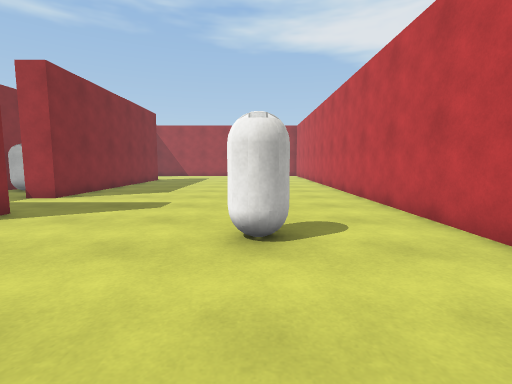
view 1 (above)

21 first-person views from a walk through a 3-D level made in the Unity game engine. The camera is 1.2 m above the floor, tilts 6° down and sees 85° across. The floor is counted in squares, 1 m on a side. Each view is taken from the middle of a square. On the plan, view 1 faces up. The plan holds only what a view shows up to about 13 squares ahead; the rest is blank. Surface patterns are stand-ins for the level's own textures.

view 2
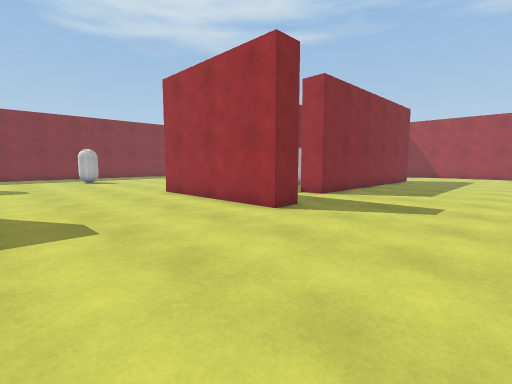

view 3
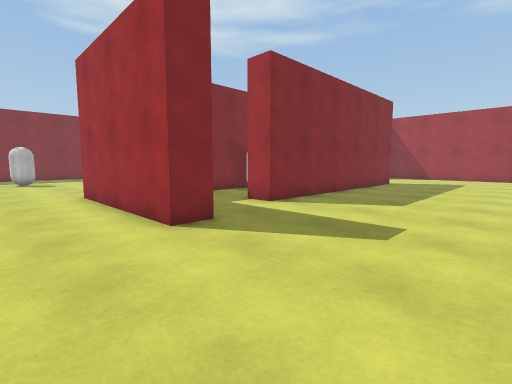

view 4
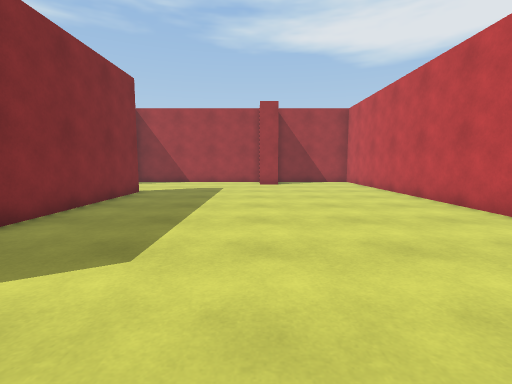

view 5
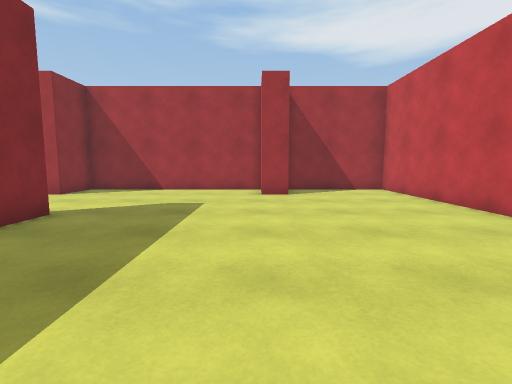

view 6
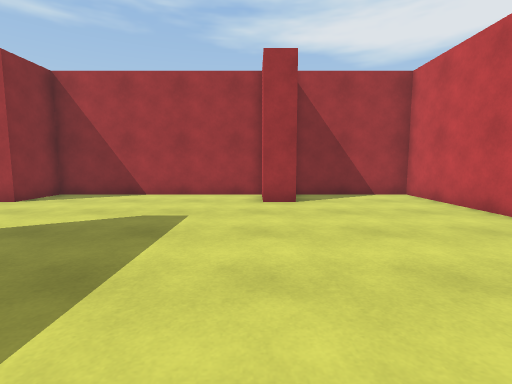

view 7
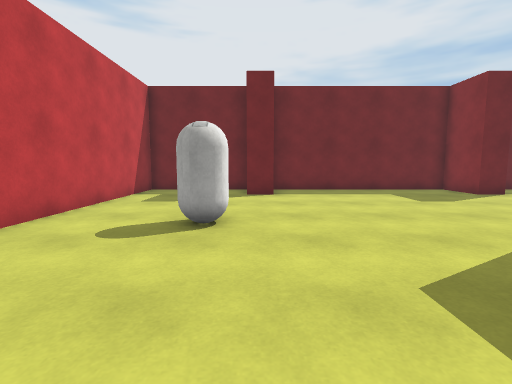

view 8
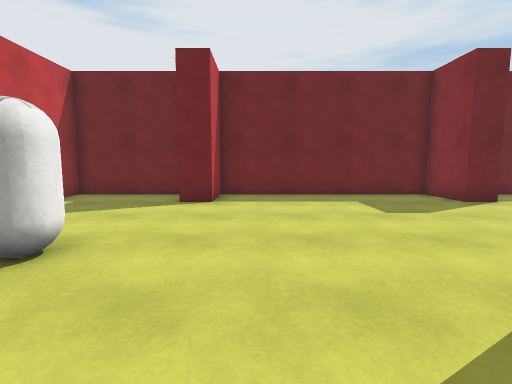

view 9
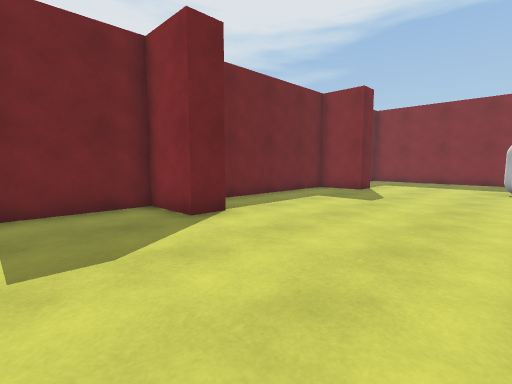

view 10
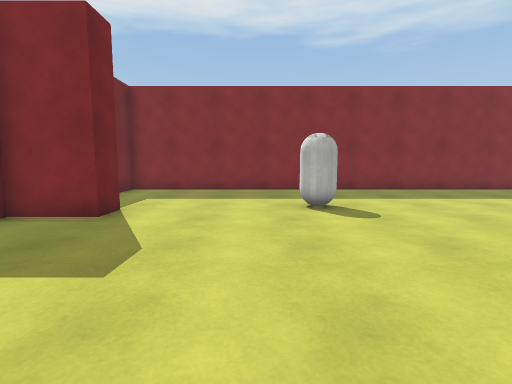

view 11
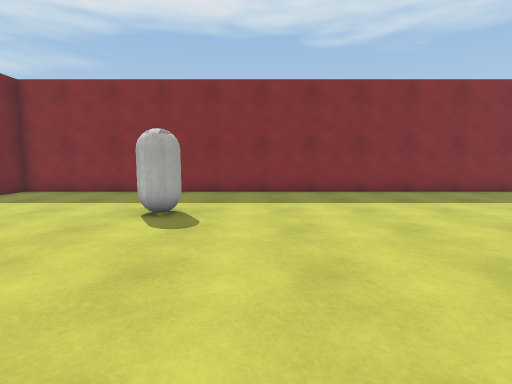

view 12
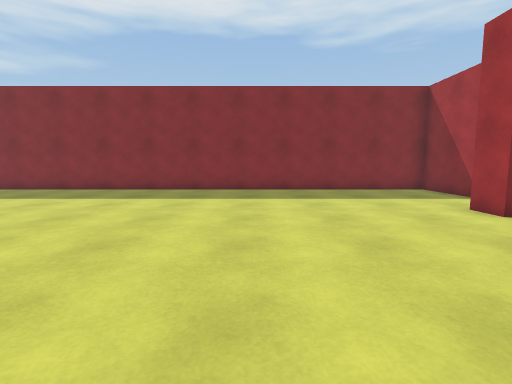

view 13
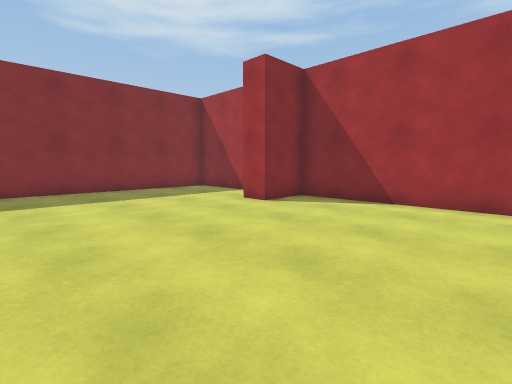

view 14
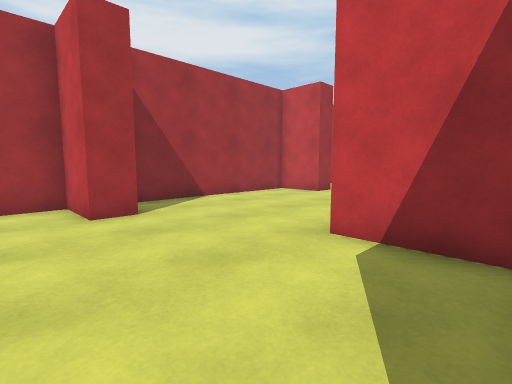

view 15
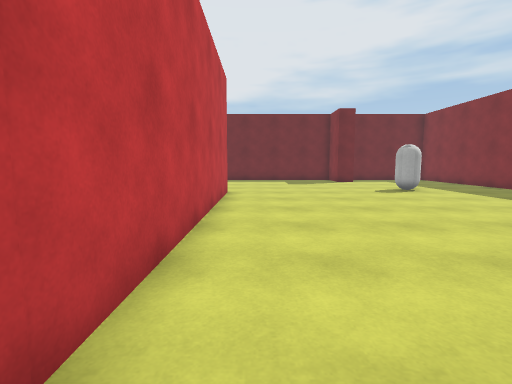

view 16
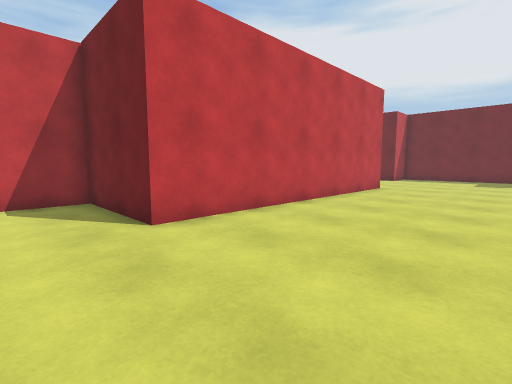

view 17
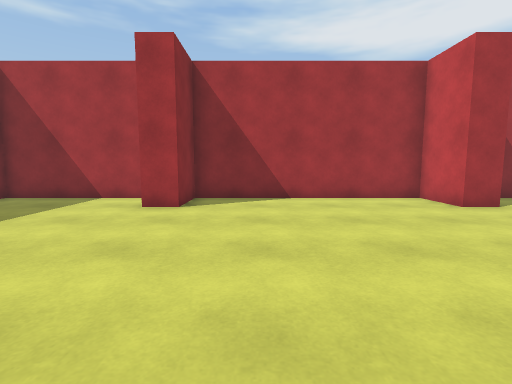

view 18
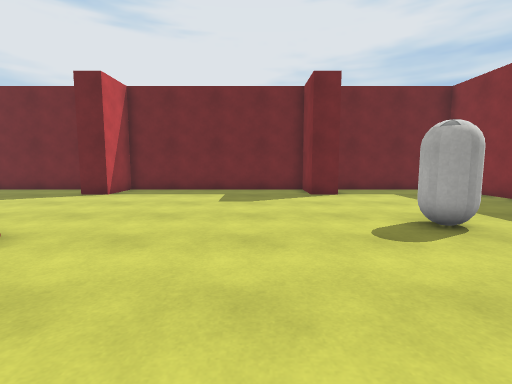

view 19
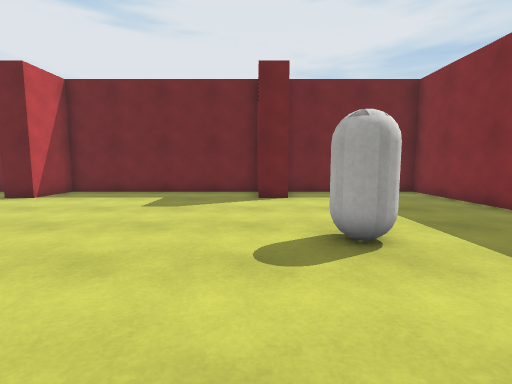

view 20
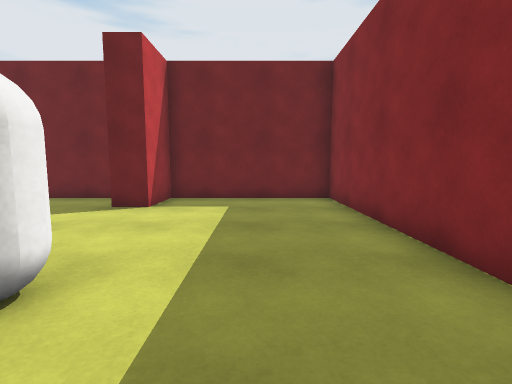

view 21
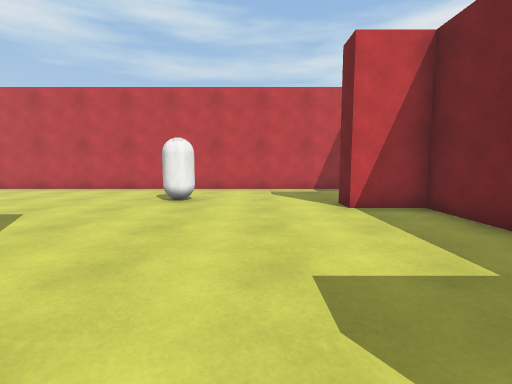

### Floor plan
Points are (right, up) in squares from view 1. A wall is a line through its corners. A room is listed if a view was taken in it or the views show most of it. See-through windows are left out.
Room 1 (views 1, 2, 3, 4, 5, 6, 7, 8, 9, 10, 11, 12, 13, 14, 15, 16, 17, 18, 19, 20, 21)
walls: (-10.8, 12.4) (-10.8, 10.1); (-5.8, 6.6) (-5.8, 5.5) (-11.8, 5.5) (-11.8, 16.7) (-7.8, 16.7) (-7.8, 19.5); (-6.8, 19.5) (-6.8, 9.4) (-7.9, 9.4); (-0.8, 23.5) (-1.7, 23.5) (-1.7, 25.5) (-9.4, 25.5) (-9.4, 23.5) (-10.4, 23.5) (-10.4, 25.5) (-18.1, 25.5) (-18.1, 23.5) (-19.1, 23.5); (-0.6, -2.5) (3.7, -2.5) (3.7, 25.5) (-0.6, 25.5); (-19.9, 25.5) (-24.5, 25.5) (-24.5, -2.5) (-19.1, -2.5) (-19.1, -0.5) (-18.1, -0.5) (-18.1, -2.5) (-10.4, -2.5) (-10.4, -0.5) (-9.4, -0.5) (-9.4, -2.5) (-1.7, -2.5) (-1.7, -0.5) (-0.6, -0.5)
objects: capsule (-20, 4) to (-19, 5); capsule (-10, 12); capsule (0, 4) to (0, 5)

Where each view was taken, in squares from view 1:
view 1: 0 up, 0 right, facing up
view 2: 0 up, 1 left, facing up-left
view 3: 3 up, 1 left, facing up-left
view 4: 8 up, 2 left, facing up
view 5: 13 up, 2 left, facing up
view 6: 15 up, 2 left, facing up
view 7: 10 up, 1 left, facing down
view 8: 8 up, 3 left, facing down
view 9: 5 up, 6 left, facing down-left
view 10: 3 up, 12 left, facing left
view 11: 7 up, 13 left, facing left
view 12: 18 up, 12 left, facing left
view 13: 17 up, 12 left, facing up-left
view 14: 17 up, 12 left, facing up-right
view 15: 17 up, 13 left, facing down
view 16: 19 up, 17 left, facing down-right
view 17: 16 up, 16 left, facing up
view 18: 10 up, 16 left, facing down
view 19: 9 up, 18 left, facing down
view 20: 7 up, 22 left, facing down
view 21: 2 up, 9 left, facing right
